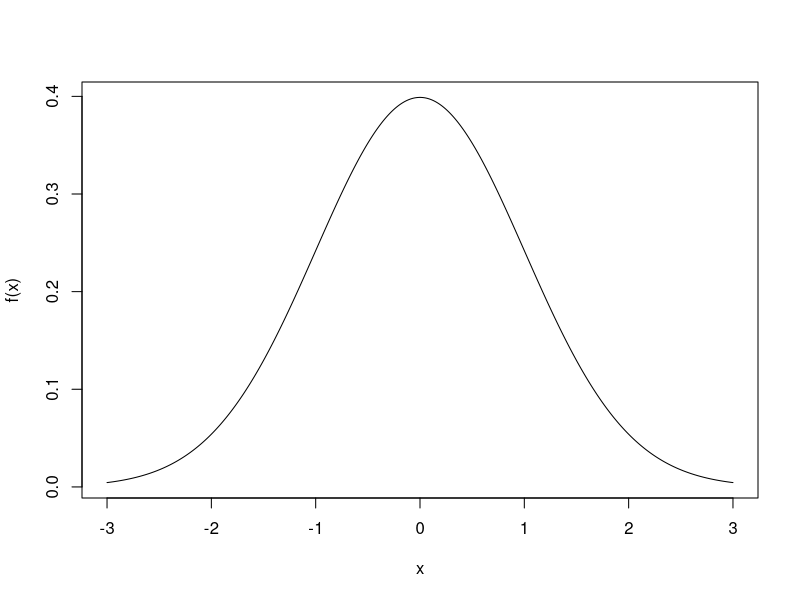
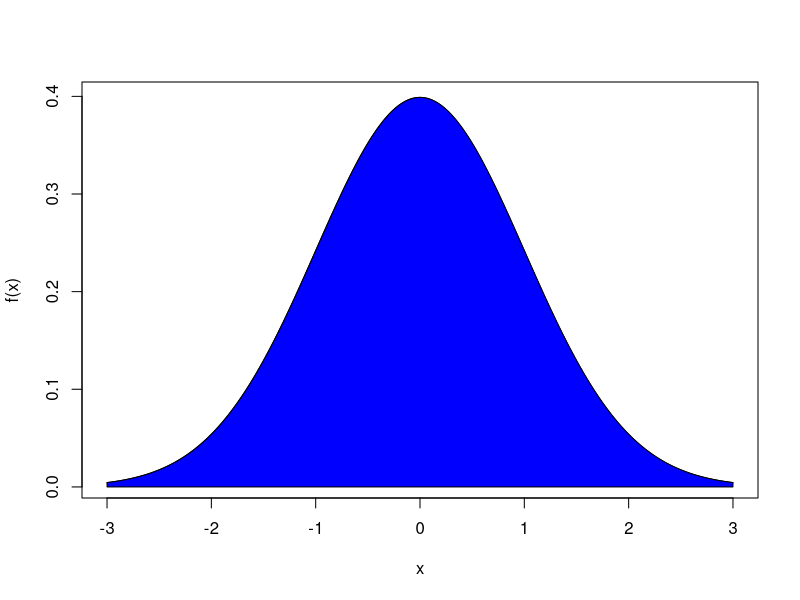
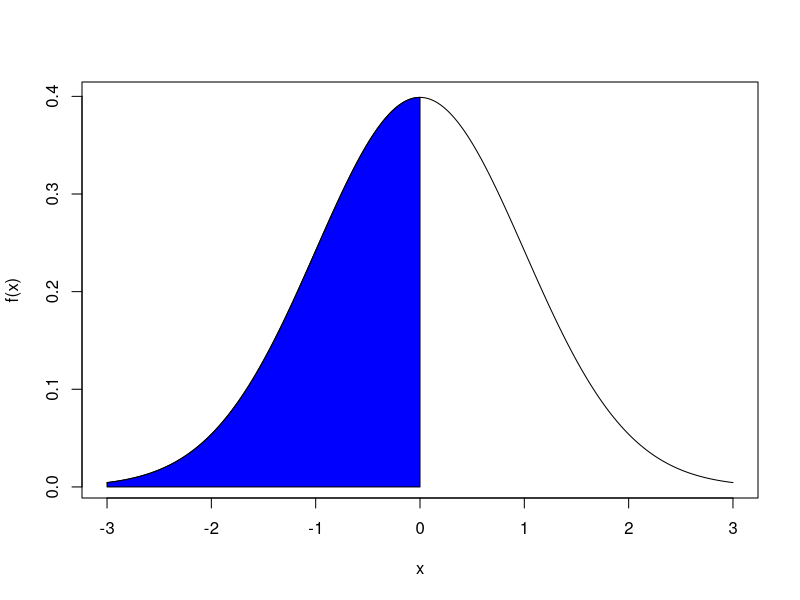
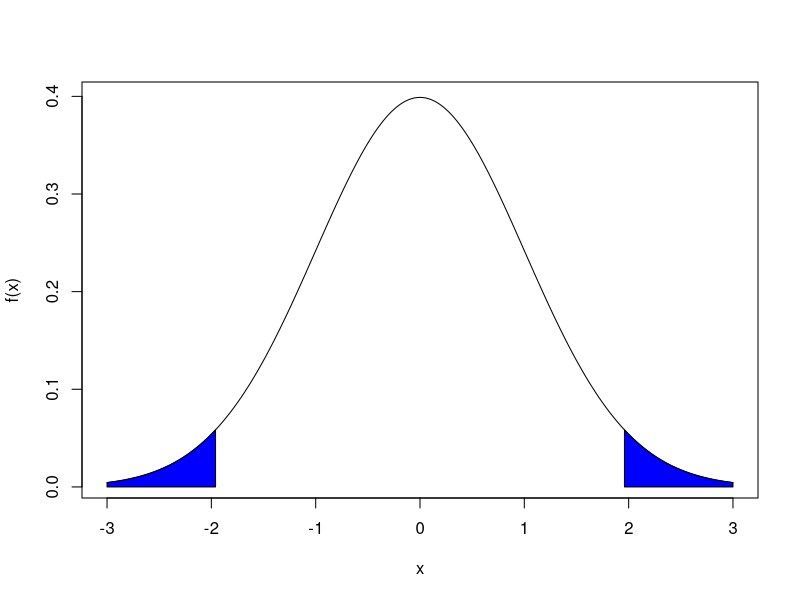
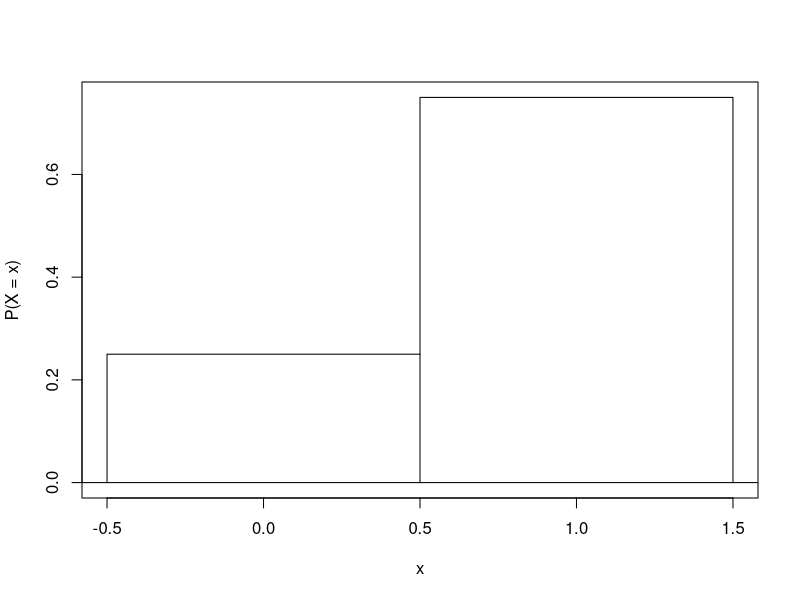
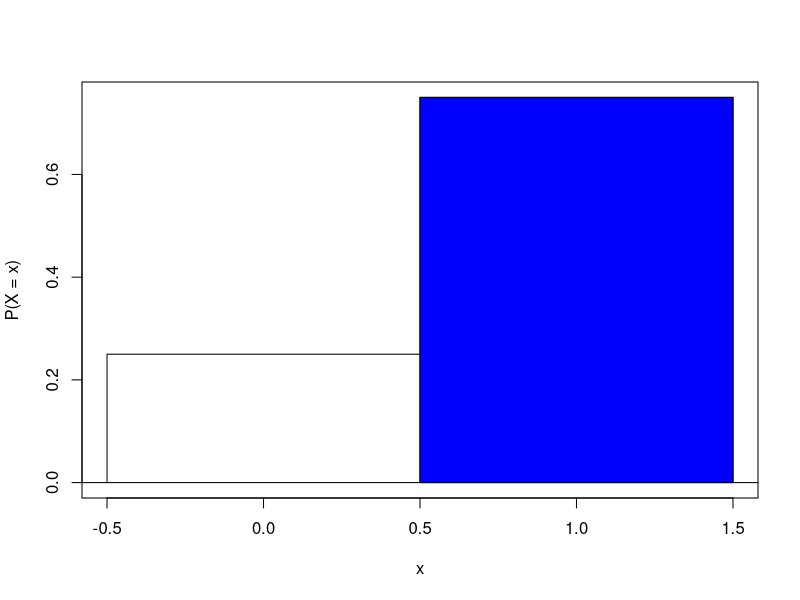
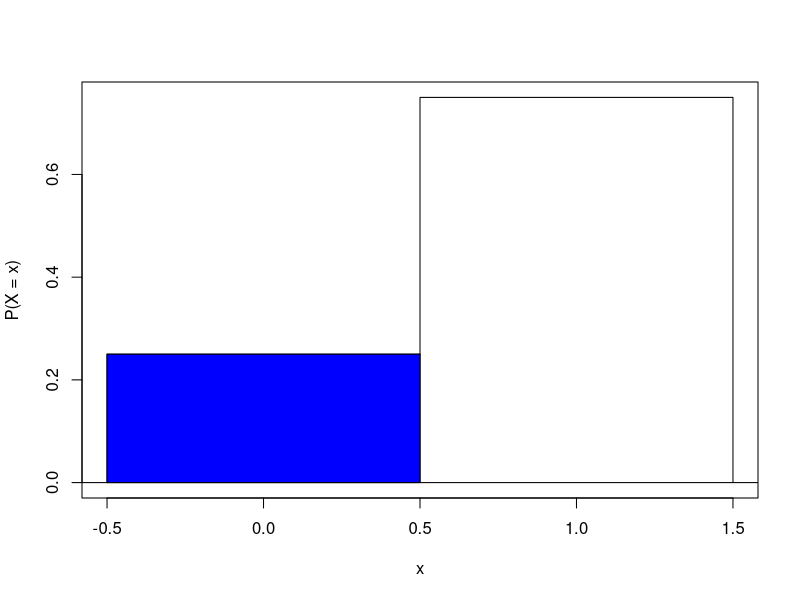
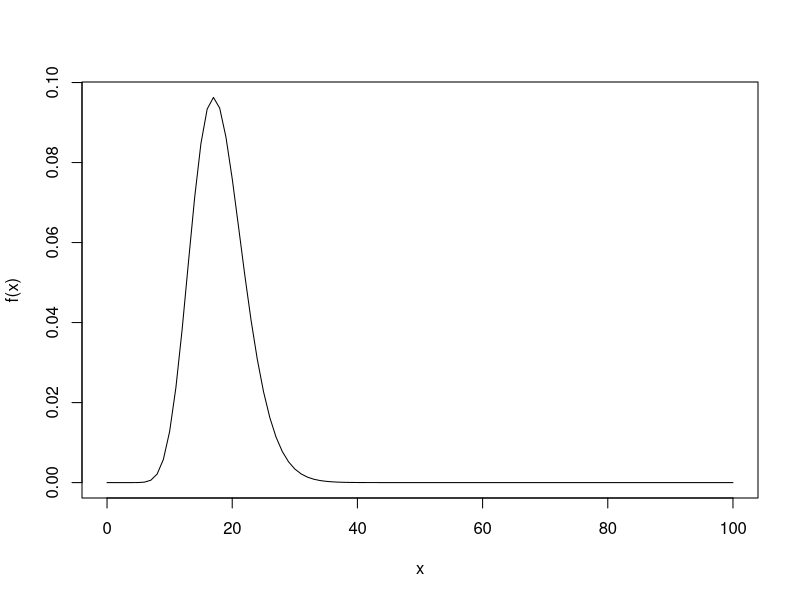

Generate these figures, in order, with R:
## ---- chunk 1
x <- seq(from = -3,
         to = 3,
         length.out = 500)
y <- dnorm(x)
plot(x = x,
     y = y,
     ylab = "f(x)",
     type = "l")
## ---- chunk 2
x <- seq(from = -3,
         to = 3,
         length.out = 500)
y <- dnorm(x)
plot(x = x,
     y = y,
     ylab = "f(x)",
     type = "l")
polygon(x = c(x,
              x[length(x)],
              x[1]),
        y = c(y,
              0,
              0),
        col = "blue")
## ---- chunk 3
x <- seq(from = -3,
         to = 3,
         length.out = 500)
y <- dnorm(x)
plot(x = x,
     y = y,
     ylab = "f(x)",
     type = "l")
polygon(x = c(x[x <= 0],
              0,
              0,
              x[1]),
        y = c(y[x <= 0],
              dnorm(0),
              0,
              0),
        col = "blue")
## ---- chunk 4
x <- seq(from = -3,
         to = 3,
         length.out = 500)
y <- dnorm(x)
plot(x = x,
     y = y,
     ylab = "f(x)",
     type = "l")
polygon(x = c(x[x <= -1.96],
              -1.96,
              -1.96,
              x[1]),
        y = c(y[x <= -1.96],
              dnorm(-1.96),
              0,
              0),
        col = "blue")
polygon(x = c(x[x >= 1.96],
              x[length(x)],
              1.96,
              1.96),
        y = c(y[x >= 1.96],
              0,
              0,
              dnorm(1.96)),
        col = "blue")
## ---- chunk 5
x_B <- c(-0.5,-0.5,0.5,0.5,1.5,1.5)
y_B <- c(0,0.25,0.25,0.75,0.75,0)
plot(x = x_B,
     y = y_B,
     type = "l",
     xlab = "x",
     ylab = "P(X = x)")
segments(x0 = 0.5,
         y0 = 0,
         x1 = 0.5,
         y1 = 0.25)
abline(h = 0)
## ---- chunk 6
x_B <- c(-0.5,-0.5,0.5,0.5,1.5,1.5)
y_B <- c(0,0.25,0.25,0.75,0.75,0)
plot(x = x_B,
     y = y_B,
     type = "l",
     xlab = "x",
     ylab = "P(X = x)")
segments(x0 = 0.5,
         y0 = 0,
         x1 = 0.5,
         y1 = 0.25)
abline(h = 0)
polygon(x = c(0.5,0.5,1.5,1.5),
        y = c(0,0.75,0.75,0),
        col = "blue")
## ---- chunk 7
x_B <- c(-0.5,-0.5,0.5,0.5,1.5,1.5)
y_B <- c(0,0.25,0.25,0.75,0.75,0)
plot(x = x_B,
     y = y_B,
     type = "l",
     xlab = "x",
     ylab = "P(X = x)")
segments(x0 = 0.5,
         y0 = 0,
         x1 = 0.5,
         y1 = 0.25)
abline(h = 0)
polygon(x = c(-0.5,-0.5,0.5,0.5),
        y = c(0,0.25,0.25,0),
        col = "blue")
## ---- chunk 8
temp <- function(x){
  dgamma(x = x,
         shape = 18,
         rate = 1)
}
curve(expr = temp,
      from = 0,
      to = 100,
      ylab = "f(x)")
## ---- chunk 9
temp <- function(x){
  1 - pexp(q = x)
}
curve(expr = temp,
      from = 0,
      to = 1,
      ylim = c(0,1),
      xlab = "t",
      ylab = "P(T > t)")
## ---- chunk 10
x <- seq(from = -3,
         to = 3,
         length.out = 500)
y <- 0.5 * exp(-abs(x))
plot(x = x,
     y = y,
     ylab = "f(x)",
     type = "l")
## ---- chunk 11
x <- seq(from = -3,
         to = 3,
         length.out = 500)
y <- 0.5 * exp(-abs(x))
plot(x = x,
     y = y,
     ylab = "f(x)",
     type = "l")
